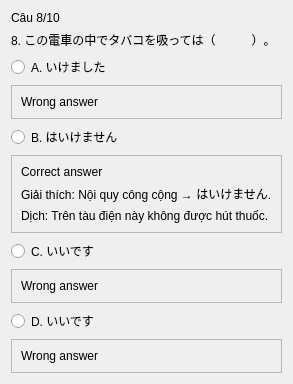
               <widget class="QWidget" name="page_14">
                <layout class="QVBoxLayout" name="verticalLayout_11">
                 <item>
                  <widget class="QLabel" name="label_98">
                   <property name="text">
                    <string>Câu 8/10</string>
                   </property>
                  </widget>
                 </item>
                 <item>
                  <widget class="QLabel" name="label_99">
                   <property name="text">
                    <string>8. この電車の中でタバコを吸っては（　　　）。</string>
                   </property>
                  </widget>
                 </item>
                 <item>
                  <widget class="QRadioButton" name="radioButton_53">
                   <property name="text">
                    <string>A. いけました</string>
                   </property>
                  </widget>
                 </item>
                 <item>
                  <widget class="QFrame" name="frame_9">
                   <property name="frameShape">
                    <enum>QFrame::StyledPanel</enum>
                   </property>
                   <property name="frameShadow">
                    <enum>QFrame::Raised</enum>
                   </property>
                   <layout class="QVBoxLayout" name="verticalLayout_12">
                    <item>
                     <widget class="QLabel" name="label_13">
                      <property name="text">
                       <string>Wrong answer</string>
                      </property>
                     </widget>
                    </item>
                   </layout>
                  </widget>
                 </item>
                 <item>
                  <widget class="QRadioButton" name="radioButton_54">
                   <property name="text">
                    <string>B. はいけません</string>
                   </property>
                  </widget>
                 </item>
                 <item>
                  <widget class="QFrame" name="frame_10">
                   <property name="frameShape">
                    <enum>QFrame::StyledPanel</enum>
                   </property>
                   <property name="frameShadow">
                    <enum>QFrame::Raised</enum>
                   </property>
                   <layout class="QVBoxLayout" name="verticalLayout_13">
                    <item>
                     <widget class="QLabel" name="label_17">
                      <property name="text">
                       <string>Correct answer</string>
                      </property>
                     </widget>
                    </item>
                    <item>
                     <widget class="QLabel" name="label_16">
                      <property name="text">
                       <string>Giải thích: Nội quy công cộng → はいけません.</string>
                      </property>
                     </widget>
                    </item>
                    <item>
                     <widget class="QLabel" name="label_18">
                      <property name="text">
                       <string>Dịch: Trên tàu điện này không được hút thuốc.</string>
                      </property>
                     </widget>
                    </item>
                   </layout>
                  </widget>
                 </item>
                 <item>
                  <widget class="QRadioButton" name="radioButton_55">
                   <property name="text">
                    <string>C. いいです</string>
                   </property>
                  </widget>
                 </item>
                 <item>
                  <widget class="QFrame" name="frame_11">
                   <property name="frameShape">
                    <enum>QFrame::StyledPanel</enum>
                   </property>
                   <property name="frameShadow">
                    <enum>QFrame::Raised</enum>
                   </property>
                   <layout class="QVBoxLayout" name="verticalLayout_14">
                    <item>
                     <widget class="QLabel" name="label_15">
                      <property name="text">
                       <string>Wrong answer</string>
                      </property>
                     </widget>
                    </item>
                   </layout>
                  </widget>
                 </item>
                 <item>
                  <widget class="QRadioButton" name="radioButton_56">
                   <property name="text">
                    <string>D. いいです</string>
                   </property>
                  </widget>
                 </item>
                 <item>
                  <widget class="QFrame" name="frame_12">
                   <property name="frameShape">
                    <enum>QFrame::StyledPanel</enum>
                   </property>
                   <property name="frameShadow">
                    <enum>QFrame::Raised</enum>
                   </property>
                   <layout class="QVBoxLayout" name="verticalLayout_15">
                    <item>
                     <widget class="QLabel" name="label_14">
                      <property name="text">
                       <string>Wrong answer</string>
                      </property>
                     </widget>
                    </item>
                   </layout>
                  </widget>
                 </item>
                </layout>
               </widget>
